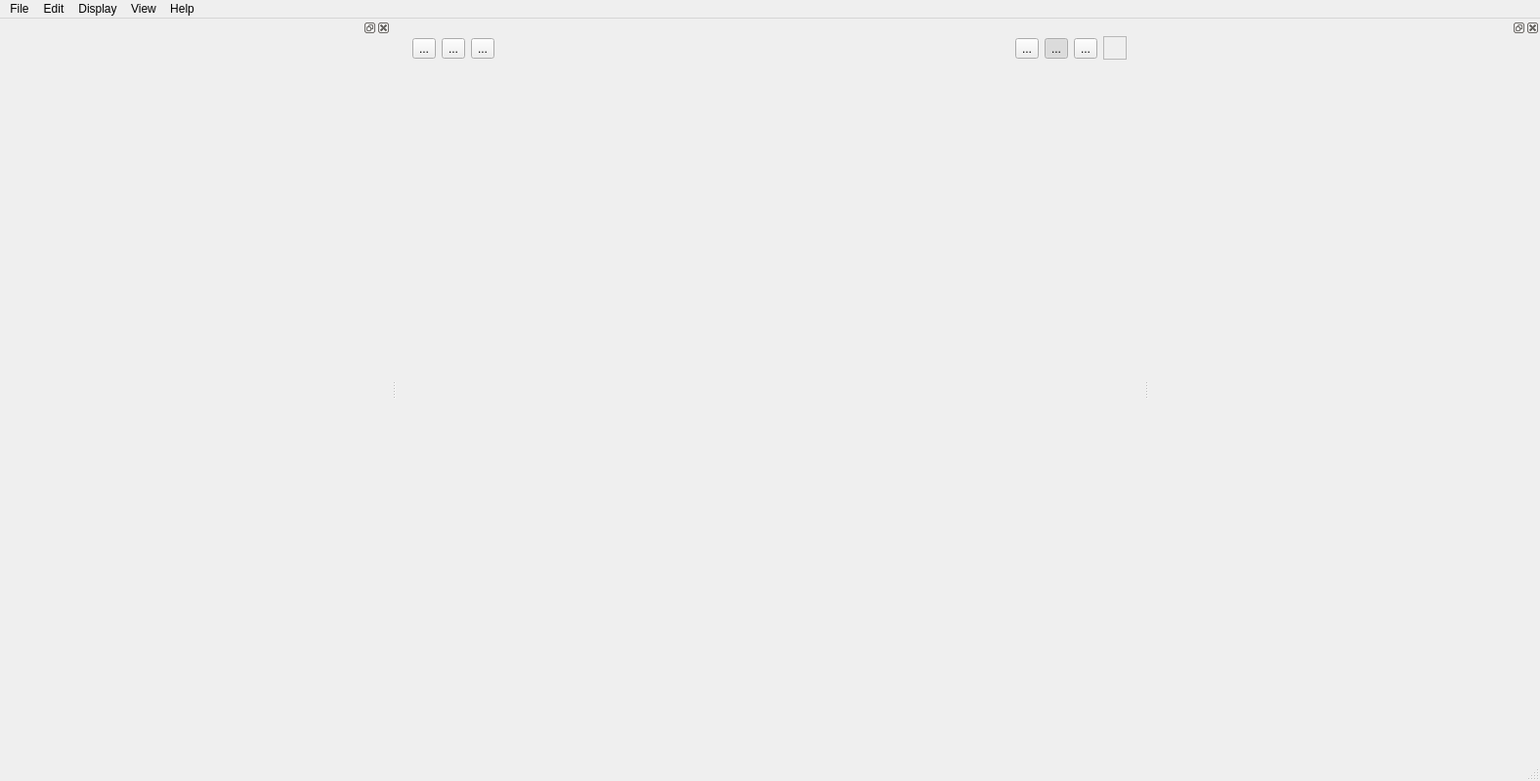
<?xml version="1.0" encoding="UTF-8"?>
<ui version="4.0">
 <class>Viewer</class>
 <widget class="QMainWindow" name="Viewer">
  <property name="geometry">
   <rect>
    <x>0</x>
    <y>0</y>
    <width>1576</width>
    <height>799</height>
   </rect>
  </property>
  <property name="minimumSize">
   <size>
    <width>800</width>
    <height>600</height>
   </size>
  </property>
  <property name="windowTitle">
   <string>USDViewer</string>
  </property>
  <widget class="QWidget" name="centralwidget">
   <property name="focusPolicy">
    <enum>Qt::FocusPolicy::ClickFocus</enum>
   </property>
   <property name="styleSheet">
    <string notr="true"/>
   </property>
   <layout class="QVBoxLayout" name="verticalLayout">
    <property name="spacing">
     <number>2</number>
    </property>
    <property name="leftMargin">
     <number>8</number>
    </property>
    <property name="topMargin">
     <number>8</number>
    </property>
    <property name="rightMargin">
     <number>8</number>
    </property>
    <property name="bottomMargin">
     <number>8</number>
    </property>
    <item>
     <widget class="QWidget" name="renderWidget" native="true">
      <property name="styleSheet">
       <string notr="true"/>
      </property>
      <layout class="QVBoxLayout" name="verticalLayout_2">
       <property name="leftMargin">
        <number>0</number>
       </property>
       <property name="topMargin">
        <number>0</number>
       </property>
       <property name="rightMargin">
        <number>0</number>
       </property>
       <property name="bottomMargin">
        <number>2</number>
       </property>
       <item>
        <widget class="QWidget" name="widget_3" native="true">
         <property name="sizePolicy">
          <sizepolicy hsizetype="Expanding" vsizetype="Fixed">
           <horstretch>0</horstretch>
           <verstretch>0</verstretch>
          </sizepolicy>
         </property>
         <property name="minimumSize">
          <size>
           <width>0</width>
           <height>50</height>
          </size>
         </property>
         <property name="maximumSize">
          <size>
           <width>16777215</width>
           <height>50</height>
          </size>
         </property>
         <property name="styleSheet">
          <string notr="true"/>
         </property>
         <layout class="QHBoxLayout" name="horizontalLayout_2">
          <property name="leftMargin">
           <number>8</number>
          </property>
          <property name="topMargin">
           <number>4</number>
          </property>
          <item>
           <widget class="QToolButton" name="open">
            <property name="text">
             <string>...</string>
            </property>
            <property name="icon">
             <iconset resource="viewer.qrc">
              <normaloff>:/icons/resources/Open.png</normaloff>:/icons/resources/Open.png</iconset>
            </property>
            <property name="iconSize">
             <size>
              <width>24</width>
              <height>24</height>
             </size>
            </property>
           </widget>
          </item>
          <item>
           <widget class="QToolButton" name="exportAll">
            <property name="text">
             <string>...</string>
            </property>
            <property name="icon">
             <iconset resource="viewer.qrc">
              <normaloff>:/icons/resources/Export.png</normaloff>:/icons/resources/Export.png</iconset>
            </property>
            <property name="iconSize">
             <size>
              <width>24</width>
              <height>24</height>
             </size>
            </property>
           </widget>
          </item>
          <item>
           <widget class="QToolButton" name="exportImage">
            <property name="text">
             <string>...</string>
            </property>
            <property name="icon">
             <iconset resource="viewer.qrc">
              <normaloff>:/icons/resources/Image.png</normaloff>:/icons/resources/Image.png</iconset>
            </property>
            <property name="iconSize">
             <size>
              <width>24</width>
              <height>24</height>
             </size>
            </property>
           </widget>
          </item>
          <item>
           <spacer name="horizontalSpacer">
            <property name="orientation">
             <enum>Qt::Orientation::Horizontal</enum>
            </property>
            <property name="sizeHint" stdset="0">
             <size>
              <width>40</width>
              <height>20</height>
             </size>
            </property>
           </spacer>
          </item>
          <item>
           <widget class="QToolButton" name="frameAll">
            <property name="text">
             <string>...</string>
            </property>
            <property name="icon">
             <iconset resource="viewer.qrc">
              <normaloff>:/icons/resources/FrameAll.png</normaloff>:/icons/resources/FrameAll.png</iconset>
            </property>
            <property name="iconSize">
             <size>
              <width>24</width>
              <height>24</height>
             </size>
            </property>
           </widget>
          </item>
          <item>
           <widget class="QToolButton" name="shaded">
            <property name="text">
             <string>...</string>
            </property>
            <property name="icon">
             <iconset resource="viewer.qrc">
              <normaloff>:/icons/resources/Shaded.png</normaloff>:/icons/resources/Shaded.png</iconset>
            </property>
            <property name="iconSize">
             <size>
              <width>24</width>
              <height>24</height>
             </size>
            </property>
            <property name="checkable">
             <bool>true</bool>
            </property>
            <property name="checked">
             <bool>true</bool>
            </property>
           </widget>
          </item>
          <item>
           <widget class="QToolButton" name="wireframe">
            <property name="text">
             <string>...</string>
            </property>
            <property name="icon">
             <iconset resource="viewer.qrc">
              <normaloff>:/icons/resources/Wireframe.png</normaloff>:/icons/resources/Wireframe.png</iconset>
            </property>
            <property name="iconSize">
             <size>
              <width>24</width>
              <height>24</height>
             </size>
            </property>
            <property name="checkable">
             <bool>true</bool>
            </property>
           </widget>
          </item>
          <item>
           <widget class="QFrame" name="backgroundColor">
            <property name="sizePolicy">
             <sizepolicy hsizetype="Fixed" vsizetype="Fixed">
              <horstretch>0</horstretch>
              <verstretch>0</verstretch>
             </sizepolicy>
            </property>
            <property name="minimumSize">
             <size>
              <width>24</width>
              <height>24</height>
             </size>
            </property>
            <property name="styleSheet">
             <string notr="true"/>
            </property>
            <property name="frameShape">
             <enum>QFrame::Shape::StyledPanel</enum>
            </property>
            <property name="frameShadow">
             <enum>QFrame::Shadow::Raised</enum>
            </property>
           </widget>
          </item>
         </layout>
        </widget>
       </item>
       <item>
        <layout class="QHBoxLayout" name="horizontalLayout_3">
         <property name="spacing">
          <number>0</number>
         </property>
         <property name="leftMargin">
          <number>0</number>
         </property>
         <property name="topMargin">
          <number>0</number>
         </property>
         <property name="rightMargin">
          <number>0</number>
         </property>
         <property name="bottomMargin">
          <number>8</number>
         </property>
         <item>
          <widget class="usd::RenderView" name="renderView" native="true">
           <property name="sizePolicy">
            <sizepolicy hsizetype="Expanding" vsizetype="Expanding">
             <horstretch>0</horstretch>
             <verstretch>0</verstretch>
            </sizepolicy>
           </property>
          </widget>
         </item>
        </layout>
       </item>
      </layout>
     </widget>
    </item>
   </layout>
  </widget>
  <widget class="QStatusBar" name="statusbar">
   <property name="font">
    <font>
     <pointsize>11</pointsize>
    </font>
   </property>
  </widget>
  <widget class="usd::DockWidget" name="outlinerDock">
   <property name="minimumSize">
    <size>
     <width>400</width>
     <height>469</height>
    </size>
   </property>
   <property name="maximumSize">
    <size>
     <width>524287</width>
     <height>524287</height>
    </size>
   </property>
   <attribute name="dockWidgetArea">
    <number>1</number>
   </attribute>
   <widget class="QWidget" name="outlinerContents">
    <property name="styleSheet">
     <string notr="true"/>
    </property>
    <property name="DockWidget" stdset="0">
     <bool>true</bool>
    </property>
    <layout class="QVBoxLayout" name="verticalLayout_4">
     <property name="spacing">
      <number>0</number>
     </property>
     <property name="leftMargin">
      <number>4</number>
     </property>
     <property name="topMargin">
      <number>4</number>
     </property>
     <property name="rightMargin">
      <number>4</number>
     </property>
     <property name="bottomMargin">
      <number>0</number>
     </property>
     <item>
      <widget class="usd::OutlinerView" name="outlinerView" native="true"/>
     </item>
    </layout>
   </widget>
  </widget>
  <widget class="QMenuBar" name="menubar">
   <property name="geometry">
    <rect>
     <x>0</x>
     <y>0</y>
     <width>1576</width>
     <height>24</height>
    </rect>
   </property>
   <widget class="QMenu" name="menuDisplay">
    <property name="title">
     <string>Display</string>
    </property>
    <widget class="QMenu" name="displayRender">
     <property name="title">
      <string>Render</string>
     </property>
     <addaction name="renderShaded"/>
     <addaction name="renderWireframe"/>
    </widget>
    <addaction name="displayIsolate"/>
    <addaction name="separator"/>
    <addaction name="displayRender"/>
    <addaction name="separator"/>
    <addaction name="displayCameraLight"/>
    <addaction name="displaySceneLights"/>
    <addaction name="displaySceneShaders"/>
    <addaction name="separator"/>
    <addaction name="displayFrameAll"/>
    <addaction name="displayFrameSelected"/>
    <addaction name="displayResetView"/>
    <addaction name="separator"/>
    <addaction name="displayExpand"/>
    <addaction name="displayCollapse"/>
   </widget>
   <widget class="QMenu" name="menuFile">
    <property name="title">
     <string>File</string>
    </property>
    <widget class="QMenu" name="filePolicy">
     <property name="title">
      <string>Policy</string>
     </property>
     <addaction name="policyAll"/>
     <addaction name="policyPayload"/>
    </widget>
    <widget class="QMenu" name="fileRecent">
     <property name="title">
      <string>Recent</string>
     </property>
     <addaction name="actionClear"/>
    </widget>
    <addaction name="fileOpen"/>
    <addaction name="filePolicy"/>
    <addaction name="fileRecent"/>
    <addaction name="separator"/>
    <addaction name="fileSave"/>
    <addaction name="fileSaveAs"/>
    <addaction name="fileSaveCopy"/>
    <addaction name="separator"/>
    <addaction name="fileReload"/>
    <addaction name="fileClose"/>
    <addaction name="separator"/>
    <addaction name="fileExportAll"/>
    <addaction name="fileExportSelected"/>
    <addaction name="separator"/>
    <addaction name="fileExportImage"/>
    <addaction name="separator"/>
    <addaction name="fileSaveSettings"/>
    <addaction name="separator"/>
    <addaction name="fileExit"/>
   </widget>
   <widget class="QMenu" name="menuHelp">
    <property name="title">
     <string>Help</string>
    </property>
    <addaction name="actionAbout"/>
    <addaction name="helpGithubReadme"/>
    <addaction name="helpGithubIssues"/>
   </widget>
   <widget class="QMenu" name="menuEdit">
    <property name="title">
     <string>Edit</string>
    </property>
    <widget class="QMenu" name="editShow">
     <property name="title">
      <string>Show</string>
     </property>
     <addaction name="editShowSelected"/>
     <addaction name="editShowRecursive"/>
    </widget>
    <widget class="QMenu" name="editHide">
     <property name="title">
      <string>Hide</string>
     </property>
     <addaction name="editHideSelected"/>
     <addaction name="editHideRecursive"/>
    </widget>
    <widget class="QMenu" name="editLoad">
     <property name="title">
      <string>Load</string>
     </property>
     <addaction name="separator"/>
     <addaction name="editLoadSelected"/>
     <addaction name="editLoadRecursive"/>
     <addaction name="separator"/>
     <addaction name="editLoadVariant1"/>
     <addaction name="editLoadVariant2"/>
     <addaction name="editLoadVariant3"/>
     <addaction name="editLoadVariant4"/>
     <addaction name="editLoadVariant5"/>
     <addaction name="editLoadVariant6"/>
     <addaction name="editLoadVariant7"/>
     <addaction name="editLoadVariant8"/>
     <addaction name="editLoadVariant9"/>
    </widget>
    <widget class="QMenu" name="editUnload">
     <property name="title">
      <string>Unload</string>
     </property>
     <addaction name="editUnloadSelected"/>
     <addaction name="editUnloadRecursive"/>
    </widget>
    <addaction name="editUndo"/>
    <addaction name="editRedo"/>
    <addaction name="separator"/>
    <addaction name="editCopyImage"/>
    <addaction name="separator"/>
    <addaction name="editShow"/>
    <addaction name="editHide"/>
    <addaction name="separator"/>
    <addaction name="editLoad"/>
    <addaction name="editUnload"/>
    <addaction name="separator"/>
    <addaction name="editDelete"/>
   </widget>
   <widget class="QMenu" name="menuView">
    <property name="title">
     <string>View</string>
    </property>
    <widget class="QMenu" name="menuTheme">
     <property name="title">
      <string>Theme</string>
     </property>
     <addaction name="themeLight"/>
     <addaction name="themeDark"/>
    </widget>
    <widget class="QMenu" name="viewStatistics_2">
     <property name="title">
      <string>Head-up display</string>
     </property>
     <addaction name="hudSceneTree"/>
     <addaction name="hudGpuPerformance"/>
     <addaction name="hudCameraAxis"/>
    </widget>
    <addaction name="menuTheme"/>
    <addaction name="separator"/>
    <addaction name="viewStatistics_2"/>
    <addaction name="separator"/>
    <addaction name="viewOutliner"/>
    <addaction name="viewProgress"/>
    <addaction name="viewScriptEditor"/>
    <addaction name="viewConsole"/>
    <addaction name="separator"/>
   </widget>
   <addaction name="menuFile"/>
   <addaction name="menuEdit"/>
   <addaction name="menuDisplay"/>
   <addaction name="menuView"/>
   <addaction name="menuHelp"/>
  </widget>
  <widget class="usd::DockWidget" name="progressDock">
   <property name="minimumSize">
    <size>
     <width>400</width>
     <height>387</height>
    </size>
   </property>
   <attribute name="dockWidgetArea">
    <number>2</number>
   </attribute>
   <widget class="QWidget" name="progressContents">
    <property name="styleSheet">
     <string notr="true"/>
    </property>
    <property name="DockWidget" stdset="0">
     <bool>true</bool>
    </property>
    <layout class="QVBoxLayout" name="verticalLayout_3">
     <property name="spacing">
      <number>0</number>
     </property>
     <property name="leftMargin">
      <number>4</number>
     </property>
     <property name="topMargin">
      <number>4</number>
     </property>
     <property name="rightMargin">
      <number>4</number>
     </property>
     <property name="bottomMargin">
      <number>0</number>
     </property>
     <item>
      <widget class="usd::ProgressView" name="progressView" native="true"/>
     </item>
    </layout>
   </widget>
  </widget>
  <action name="displayFrameAll">
   <property name="icon">
    <iconset resource="viewer.qrc">
     <normaloff>:/icons/resources/FrameAll.png</normaloff>
     <disabledoff>:/icons/resources/FrameAllDisabled.png</disabledoff>:/icons/resources/FrameAll.png</iconset>
   </property>
   <property name="text">
    <string>Frame all</string>
   </property>
   <property name="shortcut">
    <string>A</string>
   </property>
  </action>
  <action name="displayResetView">
   <property name="text">
    <string>Reset view</string>
   </property>
   <property name="shortcut">
    <string>V</string>
   </property>
  </action>
  <action name="displayFrameSelected">
   <property name="text">
    <string>Frame selected</string>
   </property>
   <property name="shortcut">
    <string>F</string>
   </property>
  </action>
  <action name="fileOpen">
   <property name="text">
    <string>Open</string>
   </property>
   <property name="shortcut">
    <string>Ctrl+O</string>
   </property>
  </action>
  <action name="fileExportSelected">
   <property name="text">
    <string>Export selected ...</string>
   </property>
   <property name="shortcut">
    <string>Ctrl+Shift+E</string>
   </property>
  </action>
  <action name="fileExportImage">
   <property name="icon">
    <iconset resource="viewer.qrc">
     <normaloff>:/icons/resources/Image.png</normaloff>:/icons/resources/Image.png</iconset>
   </property>
   <property name="text">
    <string>Export image ...</string>
   </property>
   <property name="shortcut">
    <string>Ctrl+I</string>
   </property>
  </action>
  <action name="helpGithubReadme">
   <property name="text">
    <string>Open Github README</string>
   </property>
  </action>
  <action name="helpGithubIssues">
   <property name="text">
    <string>Open Github Issues</string>
   </property>
  </action>
  <action name="actionAbout">
   <property name="text">
    <string>About</string>
   </property>
  </action>
  <action name="editCopyImage">
   <property name="text">
    <string>Copy image ...</string>
   </property>
   <property name="font">
    <font/>
   </property>
   <property name="shortcut">
    <string>Ctrl+C</string>
   </property>
  </action>
  <action name="fileExportAll">
   <property name="icon">
    <iconset resource="viewer.qrc">
     <normaloff>:/icons/resources/Export.png</normaloff>
     <disabledoff>:/icons/resources/ExportDisabled.png</disabledoff>:/icons/resources/Export.png</iconset>
   </property>
   <property name="text">
    <string>Export ...</string>
   </property>
   <property name="shortcut">
    <string>Ctrl+E</string>
   </property>
  </action>
  <action name="asComplexityLow">
   <property name="checkable">
    <bool>true</bool>
   </property>
   <property name="checked">
    <bool>true</bool>
   </property>
   <property name="text">
    <string>Low</string>
   </property>
  </action>
  <action name="asComplexityMedium">
   <property name="checkable">
    <bool>true</bool>
   </property>
   <property name="text">
    <string>Medium</string>
   </property>
  </action>
  <action name="asComplexityHigh">
   <property name="checkable">
    <bool>true</bool>
   </property>
   <property name="text">
    <string>High</string>
   </property>
  </action>
  <action name="asComplexityVeryHigh">
   <property name="checkable">
    <bool>true</bool>
   </property>
   <property name="text">
    <string>Very high</string>
   </property>
  </action>
  <action name="editDelete">
   <property name="text">
    <string>Delete</string>
   </property>
   <property name="shortcut">
    <string>Del</string>
   </property>
  </action>
  <action name="displayExpand">
   <property name="text">
    <string>Expand</string>
   </property>
   <property name="shortcut">
    <string>E</string>
   </property>
  </action>
  <action name="displayCollapse">
   <property name="text">
    <string>Collapse</string>
   </property>
   <property name="shortcut">
    <string>C</string>
   </property>
  </action>
  <action name="themeLight">
   <property name="checkable">
    <bool>true</bool>
   </property>
   <property name="text">
    <string>Light</string>
   </property>
  </action>
  <action name="themeDark">
   <property name="checkable">
    <bool>true</bool>
   </property>
   <property name="checked">
    <bool>true</bool>
   </property>
   <property name="text">
    <string>Dark</string>
   </property>
  </action>
  <action name="fileReload">
   <property name="text">
    <string>Reload</string>
   </property>
   <property name="shortcut">
    <string>R</string>
   </property>
  </action>
  <action name="viewOutliner">
   <property name="checkable">
    <bool>true</bool>
   </property>
   <property name="checked">
    <bool>true</bool>
   </property>
   <property name="text">
    <string>Outliner</string>
   </property>
   <property name="shortcut">
    <string>O</string>
   </property>
  </action>
  <action name="policyAll">
   <property name="checkable">
    <bool>true</bool>
   </property>
   <property name="checked">
    <bool>true</bool>
   </property>
   <property name="text">
    <string>All</string>
   </property>
  </action>
  <action name="policyPayload">
   <property name="checkable">
    <bool>true</bool>
   </property>
   <property name="checked">
    <bool>false</bool>
   </property>
   <property name="text">
    <string>Payload</string>
   </property>
  </action>
  <action name="fileClose">
   <property name="text">
    <string>Close</string>
   </property>
  </action>
  <action name="viewProgress">
   <property name="checkable">
    <bool>true</bool>
   </property>
   <property name="text">
    <string>Progress</string>
   </property>
   <property name="shortcut">
    <string>P</string>
   </property>
  </action>
  <action name="editShowSelected">
   <property name="text">
    <string>Selected</string>
   </property>
   <property name="shortcut">
    <string>Alt+S</string>
   </property>
  </action>
  <action name="editShowRecursive">
   <property name="text">
    <string>Recursive</string>
   </property>
   <property name="shortcut">
    <string>Shift+S</string>
   </property>
  </action>
  <action name="editHideSelected">
   <property name="text">
    <string>Selected</string>
   </property>
   <property name="shortcut">
    <string>H</string>
   </property>
  </action>
  <action name="editHideRecursive">
   <property name="text">
    <string>Recursive</string>
   </property>
   <property name="shortcut">
    <string>Alt+Shift+S</string>
   </property>
  </action>
  <action name="displayIsolate">
   <property name="checkable">
    <bool>true</bool>
   </property>
   <property name="checked">
    <bool>false</bool>
   </property>
   <property name="text">
    <string>Isolate</string>
   </property>
   <property name="shortcut">
    <string>I</string>
   </property>
  </action>
  <action name="actionClear">
   <property name="text">
    <string>No recent files</string>
   </property>
  </action>
  <action name="fileSave">
   <property name="text">
    <string>Save</string>
   </property>
   <property name="shortcut">
    <string>Ctrl+S</string>
   </property>
  </action>
  <action name="fileSaveCopy">
   <property name="text">
    <string>Save copy ...</string>
   </property>
   <property name="shortcut">
    <string>Ctrl+Alt+S</string>
   </property>
  </action>
  <action name="fileSaveAs">
   <property name="text">
    <string>Save as ...</string>
   </property>
  </action>
  <action name="editLoadVariant1">
   <property name="text">
    <string>Variant 1</string>
   </property>
   <property name="shortcut">
    <string>1</string>
   </property>
  </action>
  <action name="editLoadVariant2">
   <property name="text">
    <string>Variant 2</string>
   </property>
   <property name="shortcut">
    <string>2</string>
   </property>
  </action>
  <action name="editLoadVariant3">
   <property name="text">
    <string>Variant 3</string>
   </property>
   <property name="shortcut">
    <string>3</string>
   </property>
  </action>
  <action name="editLoadVariant4">
   <property name="text">
    <string>Variant 4</string>
   </property>
   <property name="shortcut">
    <string>4</string>
   </property>
  </action>
  <action name="editLoadVariant5">
   <property name="text">
    <string>Variant 5</string>
   </property>
   <property name="shortcut">
    <string>5</string>
   </property>
  </action>
  <action name="editLoadVariant6">
   <property name="text">
    <string>Variant 6</string>
   </property>
   <property name="shortcut">
    <string>6</string>
   </property>
  </action>
  <action name="editLoadVariant7">
   <property name="text">
    <string>Variant 7</string>
   </property>
   <property name="shortcut">
    <string>7</string>
   </property>
  </action>
  <action name="editLoadVariant8">
   <property name="text">
    <string>Variant 8</string>
   </property>
   <property name="shortcut">
    <string>8</string>
   </property>
  </action>
  <action name="editLoadVariant9">
   <property name="text">
    <string>Variant 9</string>
   </property>
   <property name="shortcut">
    <string>9</string>
   </property>
  </action>
  <action name="editLoadSelected">
   <property name="text">
    <string>Selected</string>
   </property>
   <property name="shortcut">
    <string>Alt+L</string>
   </property>
  </action>
  <action name="editUnloadSelected">
   <property name="text">
    <string>Selected</string>
   </property>
   <property name="shortcut">
    <string>Alt+U</string>
   </property>
  </action>
  <action name="editUnloadRecursive">
   <property name="text">
    <string>Recursive</string>
   </property>
   <property name="shortcut">
    <string>Alt+Shift+U</string>
   </property>
  </action>
  <action name="editLoadRecursive">
   <property name="text">
    <string>Recursive</string>
   </property>
   <property name="shortcut">
    <string>Alt+Shift+L</string>
   </property>
  </action>
  <action name="editUndo">
   <property name="text">
    <string>Undo</string>
   </property>
   <property name="shortcut">
    <string>Ctrl+Z</string>
   </property>
  </action>
  <action name="editRedo">
   <property name="text">
    <string>Redo</string>
   </property>
   <property name="shortcut">
    <string>Ctrl+Shift+Z</string>
   </property>
  </action>
  <action name="fileSaveSettings">
   <property name="text">
    <string>Save settings</string>
   </property>
  </action>
  <action name="fileExit">
   <property name="text">
    <string>Exit</string>
   </property>
  </action>
  <action name="viewScriptEditor">
   <property name="text">
    <string>Script editor</string>
   </property>
  </action>
  <action name="viewConsole">
   <property name="text">
    <string>Console</string>
   </property>
  </action>
  <action name="displayCameraLight">
   <property name="checkable">
    <bool>true</bool>
   </property>
   <property name="checked">
    <bool>true</bool>
   </property>
   <property name="text">
    <string>Default light</string>
   </property>
  </action>
  <action name="displaySceneLights">
   <property name="checkable">
    <bool>true</bool>
   </property>
   <property name="checked">
    <bool>true</bool>
   </property>
   <property name="text">
    <string>Scene lights</string>
   </property>
  </action>
  <action name="renderShaded">
   <property name="checkable">
    <bool>true</bool>
   </property>
   <property name="checked">
    <bool>true</bool>
   </property>
   <property name="icon">
    <iconset resource="viewer.qrc">
     <normaloff>:/icons/resources/Shaded.png</normaloff>
     <disabledoff>:/icons/resources/ShadedDisabled.png</disabledoff>:/icons/resources/Shaded.png</iconset>
   </property>
   <property name="text">
    <string>Shaded</string>
   </property>
   <property name="shortcut">
    <string>S</string>
   </property>
  </action>
  <action name="renderWireframe">
   <property name="checkable">
    <bool>true</bool>
   </property>
   <property name="icon">
    <iconset resource="viewer.qrc">
     <normaloff>:/icons/resources/Wireframe.png</normaloff>
     <disabledoff>:/icons/resources/WireframeDisabled.png</disabledoff>:/icons/resources/Wireframe.png</iconset>
   </property>
   <property name="text">
    <string>Wireframe</string>
   </property>
   <property name="shortcut">
    <string>W</string>
   </property>
  </action>
  <action name="displaySceneShaders">
   <property name="checkable">
    <bool>true</bool>
   </property>
   <property name="text">
    <string>Scene shaders</string>
   </property>
  </action>
  <action name="actionGPU_Statistics">
   <property name="text">
    <string>GPU Statistics</string>
   </property>
  </action>
  <action name="hudSceneTree">
   <property name="checkable">
    <bool>true</bool>
   </property>
   <property name="checked">
    <bool>true</bool>
   </property>
   <property name="text">
    <string>Scene tree</string>
   </property>
   <property name="shortcut">
    <string>Space</string>
   </property>
  </action>
  <action name="hudGpuPerformance">
   <property name="checkable">
    <bool>true</bool>
   </property>
   <property name="text">
    <string>GPU performance</string>
   </property>
   <property name="shortcut">
    <string>Shift+Space</string>
   </property>
  </action>
  <action name="hudCameraAxis">
   <property name="checkable">
    <bool>true</bool>
   </property>
   <property name="checked">
    <bool>true</bool>
   </property>
   <property name="text">
    <string>Camera axis</string>
   </property>
   <property name="shortcut">
    <string>Alt+Space</string>
   </property>
  </action>
 </widget>
 <customwidgets>
  <customwidget>
   <class>usd::DockWidget</class>
   <extends>QDockWidget</extends>
   <header>../../../sources/dockwidget.h</header>
   <container>1</container>
  </customwidget>
  <customwidget>
   <class>usd::OutlinerView</class>
   <extends>QWidget</extends>
   <header>../../../sources/outlinerview.h</header>
   <container>1</container>
  </customwidget>
  <customwidget>
   <class>usd::ProgressView</class>
   <extends>QWidget</extends>
   <header>../../../sources/progressview.h</header>
   <container>1</container>
  </customwidget>
  <customwidget>
   <class>usd::RenderView</class>
   <extends>QWidget</extends>
   <header>../../../sources/renderview.h</header>
  </customwidget>
 </customwidgets>
 <resources>
  <include location="viewer.qrc"/>
 </resources>
 <connections/>
</ui>
